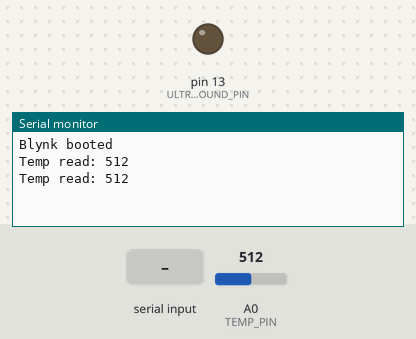
A sketch run on a simulated Arduino Uno, built with avr-gcc and run on an emulated ATmega328P. On the bench: output pins drawn as LEDs (lit = HIGH), the last lines printed to the serial monitor. Inputs (shaded band) come from the test bench; at power-on: A0 (TEMP_PIN) = 512.

Above: at 1.2 s.
1.3 s: "TON\n" received over Serial
At 1.9 s:
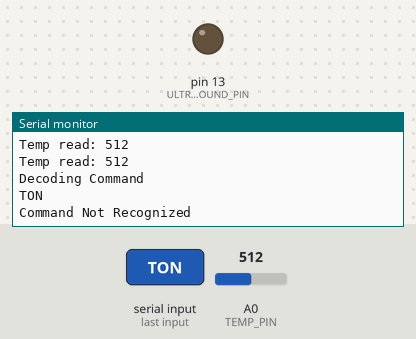
2.9 s: "TOFF\n" received over Serial
4.5 s: "TEMP\n" received over Serial
At 4.87 s:
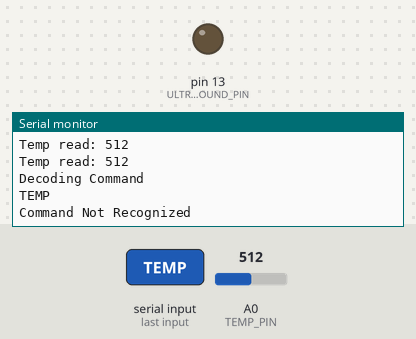

The sketch:

ESP8266_Shield.ino
```cpp
// (licence header left out)
/* BLYNK PINOUTS:
 *  Pins from hardware -> app (V0 to V9)
 *
 *
 *  Pins from app -> hardware (V10+)
 *   V10 = System Status
 *   V11 = Terminal
 */


/* Comment this out to disable prints and save space */
//#define BLYNK_PRINT Serial

#define TEMP_PIN            A0
#define COOLING_PIN         12
#define ULTRASOUND_PIN      13
#define DECODE_FLAG         0x01
#define TREAD_FLAG          0x02
#define TMONITOR_FLAG       0x04
#define STATUS_FLAG         0x08
#define END_OF_TEST_FLAG    0x10
#include <ESP8266_Lib.h>
#include <BlynkSimpleShieldEsp8266.h>
#include <SoftwareSerial.h>
// You should get Auth Token in the Blynk App.
// Go to the Project Settings (nut icon).

// Your WiFi credentials.
// Set password to "" for open networks.

// or Software Serial on Uno, Nano...
#include <SoftwareSerial.h>
//SoftwareSerial EspSerial(7, 8); // RX, TX

// Your ESP8266 baud rate:
#define ESP8266_BAUD 9600

//ESP8266 wifi(&EspSerial);

//BlynkTimer secondTimer;
int runTimeTimerCount = 0;
//char auth[] = "57af6d48d2384134b09fc2cd7bc03d1e";
//char ssid[] = "fearn";
//char pass[] = "fearnside";
//F1R3INDAH0L3fire1ndahole(!)!((%"
int tempLimit = 468; // - digital limit calculated for temperature control.
int tempLimitAnalog = 75; // - analog limit for informing users.
int currentTemp = 0; // 0-1023, not stored as F value.
volatile char operationFlag = 0;
volatile int timeRemaining = 240; // in mins
volatile int secToMin = 0;
char cmdStr[11]; //Commands can be up to 10 letters/number longs
//WidgetTerminal terminal(V12);

void setup()
{
  // Pin Sets
  pinMode(TEMP_PIN, INPUT);
  pinMode(ULTRASOUND_PIN, OUTPUT);
  digitalWrite(ULTRASOUND_PIN, LOW);

  // Timer Setup
  TCCR1A = 0;
  TCCR1B = 0;
  OCR1A   = 15625; // Comparison Register set to 16,000,000 / 1024 / 1.00Hz (Once every 1 seconds)
  TCCR1B |= (1 << WGM12); // Enable CTC
  TCCR1B |= (1 << CS12) | (1 << CS10);  // Set clock divider to 1024
  TIMSK1 |= (1 << OCIE1A);
  TCNT1  = 0;

  // Debug console
  Serial.begin(115200);
  while(!Serial){
    // delay for serial boot
  }
  // Set ESP8266 baud rate
/*
  EspSerial.begin(ESP8266_BAUD);
  while(!EspSerial){
    // delay for wifi soft serial
  }
*/
//  Blynk.begin(auth, wifi, ssid, pass);
  Serial.println("Blynk booted");

//  secondTimer.setInterval(15000L, timerEvent);
//  terminal.println("Boot up complete.");
//  terminal.flush();
}


void loop()
{
// Blynk.run();
// secondTimer.run();
 if(operationFlag & TREAD_FLAG){ //If temperature ISR has run read temp
    readTemp();
 }
// if(operationFlag & TMONITOR_FLAG){
//  monitorTemp();
// }
/*
 if (EspSerial.available()) {
    Serial.write(EspSerial.read());
 }
 */
// Serial.println(currentTemp);
 if(operationFlag & END_OF_TEST_FLAG)
 {
  digitalWrite(ULTRASOUND_PIN,LOW);
 }
 checkForCommand();
 if(operationFlag & DECODE_FLAG){
   decodeCommand();
 }
 if(operationFlag & STATUS_FLAG){
   operationFlag &= ~STATUS_FLAG;
      int extrapolatedTemperature;
      extrapolatedTemperature = exp((float)(currentTemp+1547)/477);
      Serial.print("Sys: Online");
      Serial.print("ST: ");
      Serial.print(tempLimitAnalog);
      Serial.print(", CT: ");
      Serial.print(extrapolatedTemperature);
      Serial.print(". Time Left: ");
      Serial.print(timeRemaining);
      Serial.println(".");
      Serial.print("US: ");
      if(digitalRead(ULTRASOUND_PIN)){
        Serial.println("On.");
      }
      else{
        Serial.println("Off.");
      }


 }
}

void calculateTempLimit(int limitTemp){
  // Conversion from a given temperature to a logical # (0-1023)
  // Logic = 477 * ln(temperature in F) - 1547 : r^2 = 0.997 over 50 degrees -> 175
  tempLimit = 477 * log(limitTemp) - 1547;
// Change serial bacck to Terminal:
  Serial.print("New Digital TLim: ");
  Serial.println(tempLimit);
//  terminal.flush();
}

void monitorTemp()
{

}

void readTemp()
{
  int tempRead1 = 0;
  int tempRead2 = 0;
  int tempRead3 = 0;
  int tempRead4 = 0;
  int tempRead5 = 0;
  operationFlag &= ~TREAD_FLAG; //turn off temp flag
  tempRead1 = analogRead(A0); //throwaway read so caps can fill
  tempRead2 = analogRead(A0);
  tempRead3 = analogRead(A0);
  tempRead4 = analogRead(A0);
  tempRead5 = analogRead(A0);
  currentTemp = (tempRead2+tempRead3+tempRead4+tempRead5)/4;
  Serial.print("Temp read: ");
  Serial.println(currentTemp);
  //terminal.flush();
}

// BLYNK FUNCTIONS -----------------------------------------------------------------------//
/*
BLYNK_WRITE(V10)
{ // Start and Stop System

  int pinValue = param.asInt();

  if(pinValue)
  { // if command is to start system
    operationFlag |= STATUS_FLAG; // system on
    operationFlag |= TMONITOR_FLAG; // enable temperature control
//    terminal.println("Starting System");
//    terminal.flush();
    Serial.println("Starting System");
    digitalWrite(ULTRASOUND_PIN,HIGH);
  }
  else
  { // else - command is to stop system. Full stop - turn off ultrasonic.
//    terminal.println("Stopping System");
//    terminal.flush();
    Serial.println("Stopping System");
    operationFlag &= ~STATUS_FLAG;
    digitalWrite(ULTRASOUND_PIN,LOW); //turn off ultrasound
    if(currentTemp>591){ // if temp is above 90 degrees
      digitalWrite(COOLING_PIN,HIGH);
      operationFlag |= TMONITOR_FLAG;
      tempLimit = 500; // tell system to cool
    }
  }

}
*/

/*
BLYNK_WRITE(V11)
{
  // Take desired set temperature value from Blynk app and send it to generate new goal value.
  int pinValue = param.asInt(); // assign incoming value as int
  tempLimitAnalog = pinValue;
  calculateTempLimit(pinValue);
}
*/

/*
BLYNK_WRITE(V12)
{
  // if you type "Start" into Terminal Widget - it will respond: "X"
  if (String("Start") == param.asStr()) {
    terminal.println("Start function not ready yet.");
  }
  // Ensure everything is sent
  terminal.flush();
}
*/
/*
BLYNK_WRITE(V13)
{
  timeRemaining = param.asInt();
  Blynk.virtualWrite(V2, timeRemaining);
}
*/
// TIMERS --------------------------------------------------------------------------------//
// This function sends Arduino's up time every 15 seconds to Virtual Pin (5).
// In the app, Widget's reading frequency should be set to PUSH. This means
// that you define how often to send data to Blynk App.
/*
void timerEvent()
{
  int extrapolatedTemperature;
  extrapolatedTemperature = exp((float)(currentTemp+1547)/477);
  Blynk.virtualWrite(V1,extrapolatedTemperature);
  // You can send any value at any time.
  // Please don't send more that 10 values per second.
  if(operationFlag & STATUS_FLAG)
  {
    runTimeTimerCount++;
    // every minute send time left in process
    if(runTimeTimerCount>=4){
      timeRemaining = timeRemaining - 1;
      if(timeRemaining < 1){
        operationFlag &= ~STATUS_FLAG;
        operationFlag |= END_OF_TEST_FLAG;
      }
      Blynk.virtualWrite(V2, timeRemaining);
      runTimeTimerCount=0;
      terminal.print("Sys: ");
      if(operationFlag & STATUS_FLAG){
        terminal.print("ON. ");
      }
      else
      {
        terminal.print("OFF. ");
      }
      terminal.print("ST: ");
      terminal.print(tempLimitAnalog);
      terminal.print(", CT: ");
      terminal.print(extrapolatedTemperature);
      terminal.print(". Time Left: ");
      terminal.print(timeRemaining);
      terminal.println(".");
      terminal.print("US: ");
      if(digitalRead(ULTRASOUND_PIN)){
        terminal.println("On.");
      }
      else{
        terminal.println("Off.");
      }
      terminal.flush();
//
     }
  }
}
*/


// ISR ----------------------------------------------------------------------------------//

ISR(TIMER1_COMPA_vect) // Occurs once every 1 second(s)
{
  operationFlag |= TREAD_FLAG;
  secToMin = secToMin + 1;
  if (secToMin > 59){
    secToMin = 0;
    timeRemaining = timeRemaining - 1; //every minute remove a minute.
    if (timeRemaining < 1){
      operationFlag |= END_OF_TEST_FLAG;
    }
    operationFlag |= STATUS_FLAG;
  }
}

// TEMP FUNCTIONS
void checkForCommand()
{
  byte strPosition = 0;
  int incomingByte = 0;
  while (Serial.available() > 0)
  {
      operationFlag |= DECODE_FLAG; // set decode flag

      incomingByte = Serial.read();
      cmdStr[strPosition] = incomingByte;
      if (cmdStr[strPosition] == '\r')
      {
        cmdStr[strPosition] = '\0';
        break;
      }
      strPosition++;
      delay(25);
  }
}

void decodeCommand()
{
  byte commandRecognized = 0;

  operationFlag &= ~DECODE_FLAG; // turn off decode flag

  Serial.println("Decoding Command");
  Serial.println(cmdStr);
  if (strcmp(cmdStr,"TON")==0)
  {
    commandRecognized = 1;
    Serial.println("Turning on Transducer");
    digitalWrite(13,HIGH);
  }
  if (strcmp(cmdStr,"TOFF")==0)
  {
    commandRecognized = 1;
    Serial.println("Turning off Transducer");
    digitalWrite(13,LOW);
  }
  if (strcmp(cmdStr,"TEMP")==0){
    commandRecognized = 1;
    Serial.println("Pausing Transducer.");
    digitalWrite(13,LOW);
    delay(100);
    delay(100);
    delay(100);
    delay(100);
    delay(100);
    readTemp();
    int extrapolatedTemperature;
    extrapolatedTemperature = exp((float)(currentTemp+1547)/477);
    Serial.print("Extrapolated Temp: ");
    Serial.println(extrapolatedTemperature);
    delay(50);
    digitalWrite(13,HIGH);
  }
  if (commandRecognized == 0){
    Serial.println("Command Not Recognized");
  }

}
```

Measured:
- after the input at 1.3 s, the serial monitor: prints a new line after 0.10 s (image 1)
- after the input at 4.5 s, the serial monitor: prints a new line after 0.13 s (image 2)
